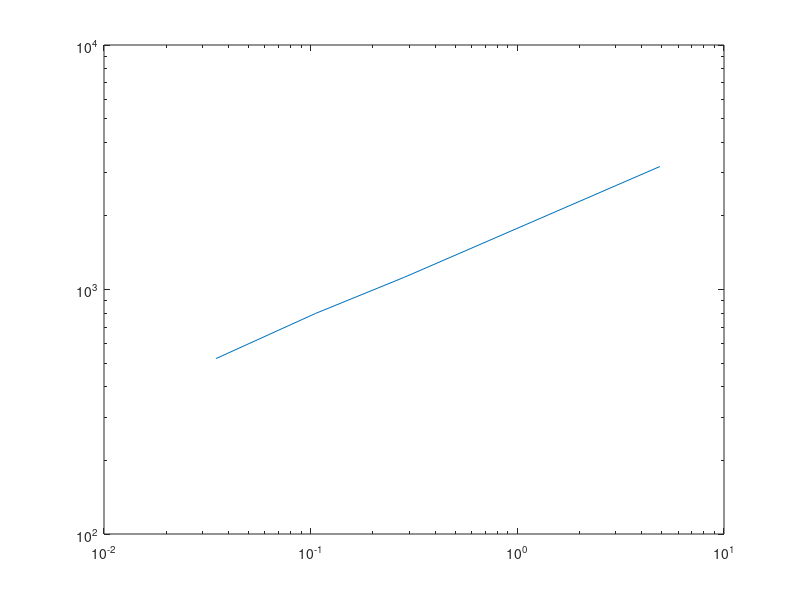

This chart was generated by the following MATLAB code:



load("eiffel1.mat")
[N_eiffel1, n_e1] = size(A);
b = zeros(N_eiffel1, 1);
tic
A\b;
time_eiffel1 = toc;


load("eiffel2.mat")
[N_eiffel2, n_e2] = size(A);
b = zeros(N_eiffel2, 1);
tic
A\b;
time_eiffel2 = toc;

load("eiffel3.mat")
[N_eiffel3, n_e3] = size(A);
b = zeros(N_eiffel3, 1);
tic
A\b;
time_eiffel3 = toc;

load("eiffel4.mat")
[N_eiffel4, n_e4] = size(A);
b = zeros(N_eiffel4, 1);
tic
A\b;
time_eiffel4 = toc;


unknowns = [N_eiffel1 ; N_eiffel2 ; N_eiffel3 ; N_eiffel4];
times = [time_eiffel1 ; time_eiffel2 ; time_eiffel3 ; time_eiffel4];

grid on
loglog(times, unknowns)
